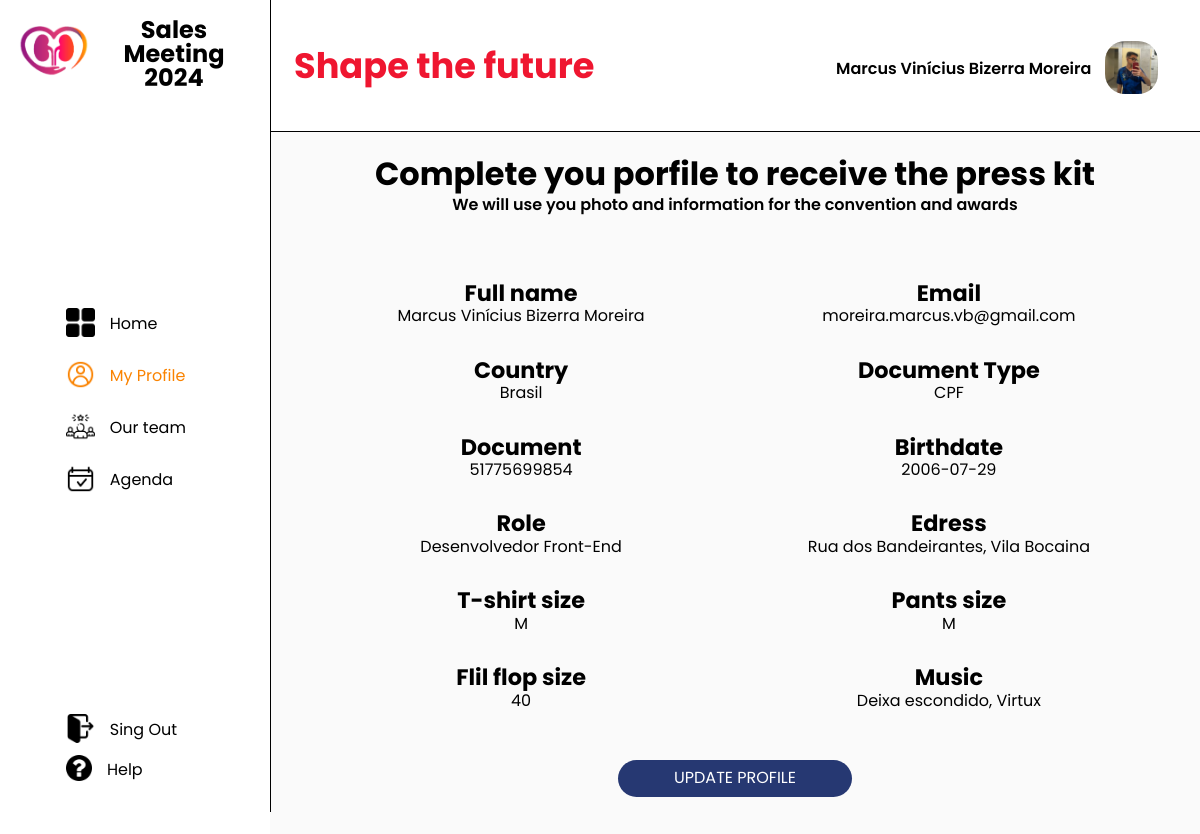
Page /evento/perfil.php (signed in) on the committed database.
### tables this page shows
CREATE TABLE `cadastro` (
  `id` int(11) NOT NULL,
  `nome` varchar(255) NOT NULL,
  `email` varchar(255) NOT NULL,
  `senha` varchar(255) NOT NULL,
  `cpf` varchar(11) NOT NULL,
  `cargo` varchar(255) NOT NULL,
  `sobre` varchar(5000) NOT NULL,
  `pais` varchar(255) NOT NULL,
  `endereco` varchar(2000) NOT NULL,
  `imagem` varchar(220) NOT NULL DEFAULT 'perfil.png',
  `tamanho_chinelo` varchar(255) NOT NULL,
  `tamanho_camiseta` varchar(255) NOT NULL,
  `tipo_documento` varchar(255) NOT NULL,
  `tamanho_calca` varchar(255) NOT NULL,
  `musica` varchar(255) NOT NULL,
  `data_nascimento` date NOT NULL,
  `idiomas` varchar(255) NOT NULL,
  `signo` varchar(255) NOT NULL,
  `formacao` varchar(255) NOT NULL,
  `pets` varchar(255) NOT NULL,
  `restricao` varchar(255) NOT NULL,
  `linkedin` varchar(255) NOT NULL,
  `fuma` varchar(255) NOT NULL,
  `interesses` varchar(500) NOT NULL,
  `voo` varchar(500) NOT NULL,
  `contry` varchar(255) NOT NULL DEFAULT 'paises'
);

### evento/perfil.php (the view, shortened to what this page needs)
<?php
    require('painel/conecta.php');
?>
<!DOCTYPE html>
    <html lang="pt-br">
    <head>
        <link rel="stylesheet" href="assets/css/reset.css">
        <link href='https://unpkg.com/boxicons@2.1.4/css/boxicons.min.css' rel='stylesheet'>
        <link rel="stylesheet" href="assets/css/estilo.css">
    </head>
    <body>
        <div class="home_page">
            <section class="menu">
                <div class="logo">
                    <div class="img_logo">
                        <a href="home.php"><img class="logo_img" src="assets/img/Imageam2.png" alt="Logo Sales Meeting 2024"></a>
                    </div>
                    <div class="titulo_logo">
                        <h1>Sales Meeting</h1>
                        <h1>2024</h1>
                    </div>
                </div>
                <div class="header_menu" id="header_menu">
                    <nav class="menu_header">
                        <a href="home.php" id="home" onmouseover="mouseEmCimaHome(this)" onmouseout="mouseForaHome(this)"><div class="icon"><img class="img_icon" src="assets/img/icons/home.png" id="img_home"></div>Home</a>
                        <a href="perfil.php" id="perfil" class="color_active"><div class="icon"><img class="img_icon" src="assets/img/icons/perfil_laranja.png"></div>My Profile</a>
                        <a href="time.php" id="time" onmouseover="mouseEmCimaTime(this)" onmouseout="mouseForaTime(this)"><div class="icon"><img class="img_icon" src="assets/img/icons/time.png" id="img_time"></div>Our team</a>
                        <a href="agenda.php" id="agenda" onmouseover="mouseEmCimaAgenda(this)" onmouseout="mouseForaAgenda(this)"><div class="icon"><img class="img_icon" src="assets/img/icons/agenda.png" id="img_agenda"></div>Agenda</a>
                    </nav>
                </div>
                <div class="sair" id="sair">
                    <a class="sair_a" href="painel/sair.php" id="sair" onmouseover="mouseEmCimaSair(this)" onmouseout="mouseForaSair(this)"><div class="icon_"><img class="img_icon" src="assets/img/icons/sair.png" id="img_sair"></div>Sing Out</a>
                    <a class="help_a" href="help.php" id="question" onmouseover="mouseEmCimaQuestion(this)" onmouseout="mouseForaQuestion(this)"><div class="icon_help"><img class="img_icon" src="assets/img/icons/question.png" id="img_question"></div>Help</a>
                </div>
            </section>
            <section class="container_home">
                <header class="header_">
                    <div class="titulo_header">
                        <h1>Shape the future</h1>
                    </div>
                    <div class="perfil_header" id="perfil_header">
                    <div class="nome_header">
                            <h3><?php echo $_SESSION['nome']; ?></h3>
                        </div>
                        <div class="img_header">
                            <div>
                                <?php
                                    $id = $_SESSION['id'];
                                    $sql = "SELECT * FROM cadastro WHERE id = $id ";
                                    $consulta = $conexao->query($sql);
                                    while ($dados = $consulta->fetch_assoc()){
                                        ?>
                                            <a href="perfil.php"><img class="header_img" style="border-radius: 20px;" src="upload/<?php echo($dados['imagem']);?>" alt=""></a>
                                        <?php
                                    }
                                ?>
                            </div>
                        </div>
                    </div>
                </header>
                <div class="home_container">
                    <div class="perfil">
                        <div class="header_perfil">
                            <h1>Complete you porfile to receive the press kit</h1>
                            <h3>We will use you photo and information for the convention and awards</h3>
                        </div>
                        <div class="perfil_container">
                            <div class="perfil_infos">
                                <?php
                                    $id = $_SESSION['id'];
                                    $sql = "SELECT * FROM cadastro WHERE id = $id ";
                                    $consulta = $conexao->query($sql);
                                    while ($dados = $consulta->fetch_assoc()){
                                    ?>
                                        <div class="nome_perfil infos_perfil">
                                            <h1>Full name</h1>
                                            <h3><?php echo $dados['nome']; ?></h3>
                                        </div>
                                        <div class="email_perfil infos_perfil">
                                            <h1>Email</h1>
                                            <h3><?php echo $dados['email']; ?></h3>
                                        </div>
                                        <div class="pais_perfil infos_perfil">
                                            <h1>Country</h1>
                                            <h3><?php echo $dados['pais']; ?></h3>
                                        </div>
                                        <div class="tipo_documento_perfil infos_perfil">
                                            <h1>Document Type</h1>
                                            <h3><?php echo $dados['tipo_documento']; ?></h3>
                                        </div>
                                        <div class="documento_perfil infos_perfil">
                                            <h1>Document</h1>
                                            <h3><?php echo $dados['cpf']; ?></h3>
                                        </div>
                                        <div class="data_nascimento_perfil infos_perfil">
                                            <h1>Birthdate</h1>
                                            <h3><?php echo $dados['data_nascimento']; ?></h3>
                                        </div>
                                        <div class="cargo_perfil infos_perfil">
                                            <h1>Role</h1>
                                            <h3><?php echo $dados['cargo']; ?></h3>
                                        </div>
                                        <div class="endereco_perfil infos_perfil">
                                            <h1>Edress</h1>
                                            <h3><?php echo $dados['endereco']; ?></h3>
                                        </div>
                                        <div class="tamanho_camiseta_perfil infos_perfil">
                                            <h1>T-shirt size</h1>
                                            <h3><?php echo $dados['tamanho_camiseta']; ?></h3>
                                        </div>
                                        <div class="tamanho_calca_perfil infos_perfil">
                                            <h1>Pants size</h1>
                                            <h3><?php echo $dados['tamanho_calca']; ?></h3>
                                        </div>
                                        <div class="tamanho_chinelo_perfil infos_perfil">
                                            <h1>Flil flop size</h1>
                                            <h3><?php echo $dados['tamanho_chinelo']; ?></h3>
                                        </div>
                                        <div class="musica_perfil infos_perfil">
                                            <h1>Music</h1>
                                            <h3><?php echo $dados['musica']; ?></h3>
                                        </div>
                                    <?php
                                    }
                                ?>
                            </div>
                            <div class="btn_atualizar">
                                <a href="atualizar_perfil.php?id=<?php echo $id; ?>" class="atualizar_btn">UPDATE PROFILE</a>
                            </div>
                        </div>
                    </div>
                </div>
            </section>
        </div>
    </body>
</html>

### evento/assets/css/estilo.css (style rules this page uses)
:root { --Branco-cor: #fff; --Preto-cor: #000; --AzulEscuro-cor: #263872; --AzulClaro-cor: #87B2BF; --Laranja-cor: #FA8300; --Vermelho-cor: #EF1630; --Rosa-cor: #F20C65; --Roxo-cor: #8C52FF; --Cinza-cor: #8A8A8A; --CinzaClaro-cor: #FAFAFA; --VerdeClaro-cor: #a8ee6e; }
h1,h2,h3,p,button,a,strong { color: var(--Preto-cor); }
h1 { font-size: 2.5em; font-family: poppins_titulo; }
h3 { font-size: 1em; font-family: poppins_subtitulo; }
a, span, form { font-size: 1em; font-family: poppins_corpo; text-decoration: none; }
.home_page { width: 100%; height: 100vh; display: flex; }
.menu { width: 15%; padding-top: 1.5%; padding-bottom: 1.5%; padding-left: 1.5%; padding-right: 1%; display: flex; flex-direction: column; border-right: solid 1px; justify-content: space-between; position: fixed; height: 97vh; z-index: 110; }
.logo { width: 100%; display: flex; }
.img_logo { width: 30%; display: flex; align-items: center; }
.logo_img { width: 100%; }
.titulo_logo { width: 70%; display: flex; flex-direction: column; text-align: center; justify-content: center; }
.titulo_logo h1 { font-size: 1.5em; }
.header_menu { width: 100%; display: flex; flex-direction: column; align-items: center; }
.menu_header { width: 60%; display: flex; flex-direction: column; gap: 20px; }
.menu_header a { width: 100%; display: flex; align-items: center; gap: 15px; }
.icon { width: 20%; }
.icon_ { width: 20%; }
.img_icon { width: 100%; margin-right: 60%; }
.sair { width: 100%; display: flex; flex-direction: column; align-items: center; }
.sair_a, .help_a { width: 60%; display: flex; align-items: center; gap: 15px; margin-bottom: 4%; }
.icon_help { width: 18%; }
.color_active { color: var(--Laranja-cor); }
.container_home { width: 100%; background-color: var(--CinzaClaro-cor); margin-left: 17.5%; }
.header_ { width: 79%; display: flex; padding: 2%; border-bottom: solid 1px; justify-content: space-between; background-color: var(--Branco-cor); height: 10%; position: fixed; z-index: 109; }
.titulo_header { display: flex; align-items: center; }
.titulo_header h1 { color: var(--Vermelho-cor); }
.perfil_header { width: 30%; display: flex; align-items: center; justify-content: space-between; margin-right: 2%; height: 90px; }
.img_header { width: 16%; }
.nome_header { display: flex; width: 80%; justify-content: flex-end; }
.header_img { width: 100%; }
.home_container { display: flex; width: 92%; padding-top: 1%; padding-right: 4%; padding-left: 4%; justify-content: space-between; flex-direction: column; align-items: center; margin-top: 13%; background-color: var(--CinzaClaro-cor); padding-bottom: 4%; }
.perfil { width: 60%; display: flex; flex-direction: column; align-items: center; }
.header_perfil h1 { font-size: 2em; margin-bottom: 1%; }
.header_perfil { margin-bottom: 4%; display: flex; flex-direction: column; align-items: center; text-align: center; }
.perfil_container { display: flex; flex-direction: column; }
.perfil_infos { margin-top: 4%; width: 100%; display: flex; flex-direction: row; flex-wrap: wrap; justify-content: center; text-align: center; }
.infos_perfil { width: 50%; margin-bottom: 4%; }
.infos_perfil h1 { font-size: 1.4em; margin-bottom: 1%; }
.infos_perfil h3 { font-family: poppins_corpo; }
.btn_atualizar { margin-top: 2%; display: flex; justify-content: center; }
.atualizar_btn { background-color: var(--AzulEscuro-cor); color: var(--Branco-cor); border: none; width: 25%; border-radius: 30px; padding: 1.2%; transition: 0.3s; display: flex; justify-content: center; }
@media screen and (min-width: 1024px) and (max-width: 1450px) { .perfil_header { width: 38%; } }
@media screen and (min-width: 1024px) and (max-width: 1450px) { .titulo_header h1 { font-size: 2.2em; } }
@media screen and (min-width: 1024px) and (max-width: 1450px) { .menu { width: 20%; } }
@media screen and (min-width: 1024px) and (max-width: 1450px) { .container_home { width: 77.5%; margin-left: 22.5%; } }
@media screen and (min-width: 1024px) and (max-width: 1450px) { .header_ { width: 73.5%; } }
@media screen and (min-width: 1024px) and (max-width: 1450px) { .home_container { margin-top: 16%; } }
@media screen and (min-width: 1024px) and (max-width: 1450px) { .perfil { width: 100%; } }

### rows in the picture
cadastro: imagem (picture), nome "Marcus Vinícius Bizerra Moreira", email "moreira.marcus.vb@gmail.com", pais "Brasil", tipo_documento "CPF", cpf "51775699854", data_nascimento "2006-07-29", cargo "Desenvolvedor Front-End", endereco "Rua dos Bandeirantes, Vila Bocaina", tamanho_camiseta "M", tamanho_calca "M", tamanho_chinelo "40", musica "Deixa escondido, Virtux"

### other values in the picture
$_SESSION['nome'] "Marcus Vinícius Bizerra Moreira"
